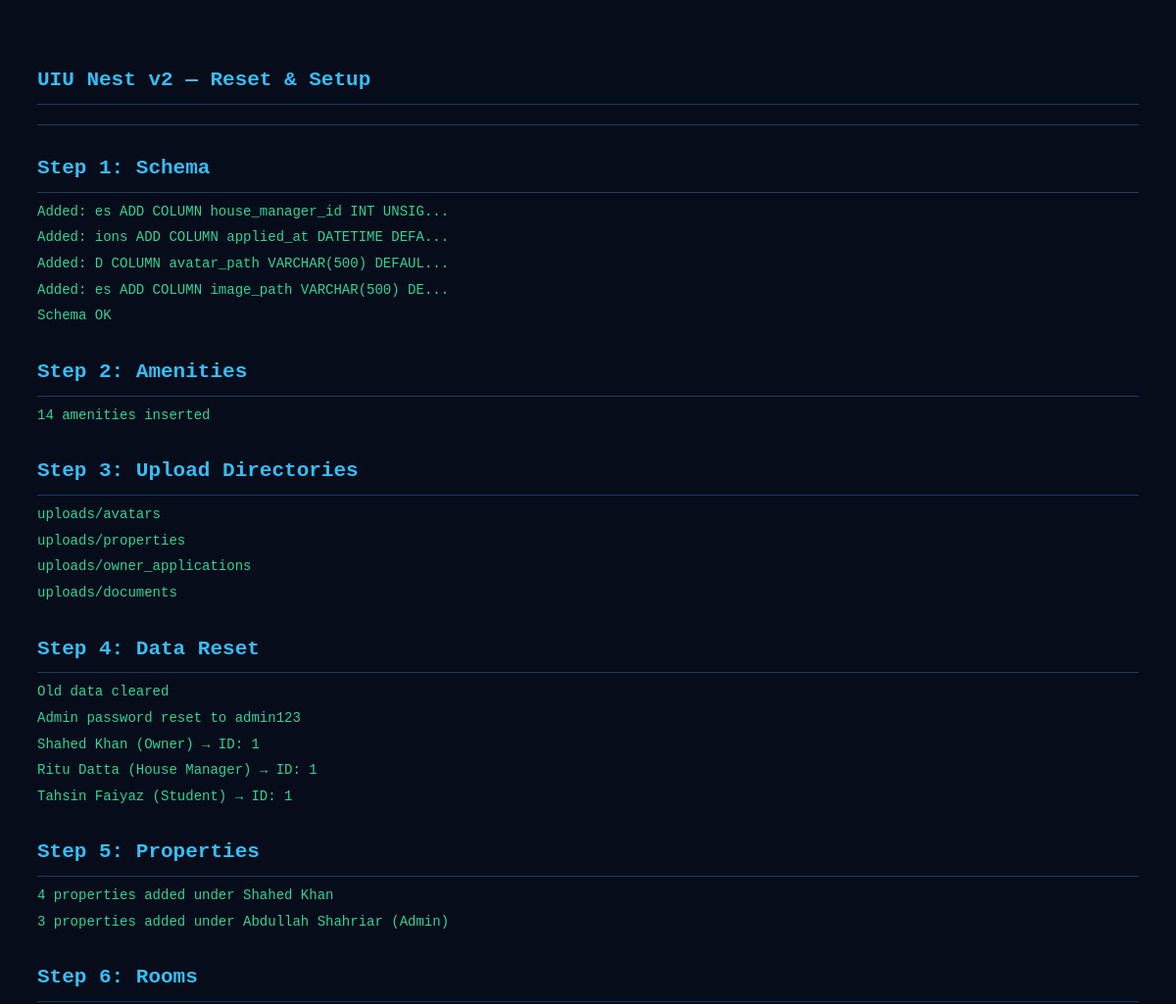
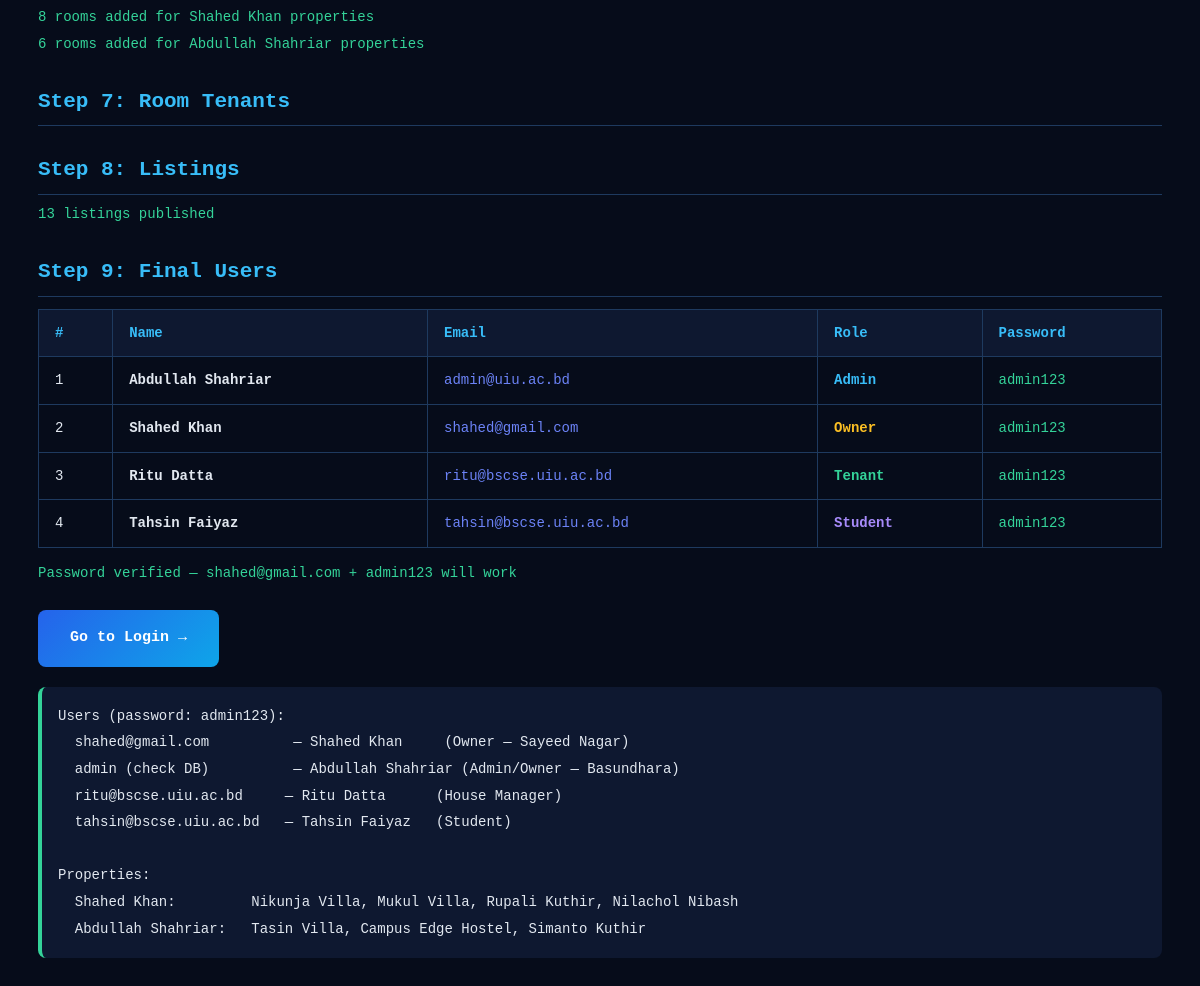
Screenshot of /test_auth.php with the database file from the repository (2 pictures, top to bottom).
### tables this page shows
CREATE TABLE `users` (
  `id`                INT UNSIGNED    NOT NULL AUTO_INCREMENT,
  `full_name`         VARCHAR(120)    NOT NULL,
  `email`             VARCHAR(255)    NOT NULL,
  `password_hash`     VARCHAR(255)    NOT NULL,
  `phone`             VARCHAR(20)     DEFAULT NULL,
  `role`              ENUM('guest','student','tenant','owner','admin') NOT NULL DEFAULT 'student',
  `email_verified_at` DATETIME        DEFAULT NULL,
  `avatar_path`       VARCHAR(500)    DEFAULT NULL,
  `student_id`        VARCHAR(30)     DEFAULT NULL,
  `department`        VARCHAR(100)    DEFAULT NULL,
  `year_of_study`     TINYINT UNSIGNED DEFAULT NULL,
  `gender`            ENUM('male','female','other') DEFAULT NULL,
  `bio`               TEXT            DEFAULT NULL,
  `is_active`         TINYINT(1)      NOT NULL DEFAULT 1,
  `created_at`        DATETIME        NOT NULL DEFAULT CURRENT_TIMESTAMP,
  `updated_at`        DATETIME        NOT NULL DEFAULT CURRENT_TIMESTAMP ON UPDATE CURRENT_TIMESTAMP,
  PRIMARY KEY (`id`),
  UNIQUE KEY `uk_users_email` (`email`),
  INDEX `idx_users_role` (`role`)
);

### test_auth.php (the view, shortened to what this page needs)
<!DOCTYPE html>
<html>
<head>
</head>
<body>
<h2>UIU Nest v2 — Reset & Setup</h2>
<hr>
<?php
$db = getDB();
echo '<h2>Step 1: Schema</h2>';
try {
    $db->exec("CREATE TABLE IF NOT EXISTS `property_images` (
      `id`          INT UNSIGNED NOT NULL AUTO_INCREMENT,
      `property_id` INT UNSIGNED NOT NULL,
      `image_path`  VARCHAR(500) NOT NULL,
      `is_cover`    TINYINT(1)   NOT NULL DEFAULT 0,
      `sort_order`  INT          NOT NULL DEFAULT 0,
      `created_at`  DATETIME     NOT NULL DEFAULT CURRENT_TIMESTAMP,
      PRIMARY KEY (`id`),
      INDEX `idx_propimg_property` (`property_id`),
      CONSTRAINT `fk_propimg_property` FOREIGN KEY (`property_id`)
        REFERENCES `properties` (`id`) ON DELETE CASCADE
    ) ENGINE=InnoDB DEFAULT CHARSET=utf8mb4 COLLATE=utf8mb4_unicode_ci");
    $db->exec("CREATE TABLE IF NOT EXISTS `owner_applications` (
      `id`                    INT UNSIGNED    NOT NULL AUTO_INCREMENT,
      `full_name`             VARCHAR(255)    NOT NULL,
      `email`                 VARCHAR(255)    NOT NULL,
      `phone`                 VARCHAR(20)     NOT NULL,
      `address`               TEXT            NOT NULL,
      `nid_path`              VARCHAR(500)    NOT NULL,
      `electricity_bill_path` VARCHAR(500)    NOT NULL,
      `photo_path`            VARCHAR(500)    NOT NULL,
      `extra_info`            TEXT,
      `status`                ENUM('pending', 'approved', 'rejected') DEFAULT 'pending',
      `created_at`            DATETIME        NOT NULL DEFAULT CURRENT_TIMESTAMP,
      PRIMARY KEY (`id`)
    ) ENGINE=InnoDB DEFAULT CHARSET=utf8mb4 COLLATE=utf8mb4_unicode_ci");
    $db->exec("CREATE TABLE IF NOT EXISTS `complaints` (
      `id`           INT UNSIGNED NOT NULL AUTO_INCREMENT,
      `category`     ENUM('maintenance','noise','safety','management','other') NOT NULL DEFAULT 'other',
      `property_id`  INT UNSIGNED DEFAULT NULL,
      `subject`      VARCHAR(255) NOT NULL,
      `description`  TEXT NOT NULL,
      `submitter_id` INT UNSIGNED DEFAULT NULL,
      `is_anonymous` TINYINT(1) NOT NULL DEFAULT 1,
      `status`       ENUM('open','under_review','resolved','dismissed') NOT NULL DEFAULT 'open',
      `admin_note`   TEXT DEFAULT NULL,
      `created_at`   DATETIME NOT NULL DEFAULT CURRENT_TIMESTAMP,
      `resolved_at`  DATETIME DEFAULT NULL,
      PRIMARY KEY (`id`)
    ) ENGINE=InnoDB DEFAULT CHARSET=utf8mb4 COLLATE=utf8mb4_unicode_ci");
    foreach ([
        "ALTER TABLE properties ADD COLUMN house_manager_id INT UNSIGNED DEFAULT NULL",
        "ALTER TABLE applications ADD COLUMN applied_at DATETIME DEFAULT NULL",
        "ALTER TABLE users ADD COLUMN avatar_path VARCHAR(500) DEFAULT NULL",
        "ALTER TABLE properties ADD COLUMN image_path VARCHAR(500) DEFAULT NULL",
    ] as $sql) {
        try { $db->exec($sql); echo '<span class="ok">Added: ' . substr($sql, 20, 40) . '...</span><br>'; }
        catch (Exception $ex) { echo '<span class="warn">Already exists: ' . substr($sql, 20, 35) . '</span><br>'; }
    }
    echo '<span class="ok">Schema OK</span><br>';
} catch (Exception $e) {
    echo '<span class="err">Schema error: ' . htmlspecialchars($e->getMessage()) . '</span><br>';
}
echo '<h2>Step 2: Amenities</h2>';
try {
    $db->exec("DELETE FROM amenities");
    $db->exec("INSERT INTO amenities (slug, label, icon, sort_order, is_active) VALUES
      ('wifi',          'High-Speed WiFi',   'wifi',           1, 1),
      ('ac',            'Air Conditioning',  'wind',           2, 1),
      ('attached_bath', 'Attached Bathroom', 'shower-head',    3, 1),
      ('shared_bath',   'Shared Bathroom',   'bath',           4, 1),
      ('furnished',     'Fully Furnished',   'sofa',           5, 1),
      ('balcony',       'Private Balcony',   'sun',            6, 1),
      ('parking',       'Parking Space',     'car',            7, 1),
      ('laundry',       'Laundry Access',    'washing-machine',8, 1),
      ('security',      '24/7 Security',     'shield',         9, 1),
      ('cctv',          'CCTV Surveillance', 'camera',         10, 1),
      ('study_room',    'Study Room',        'book-open',      11, 1),
      ('rooftop',       'Rooftop Access',    'building',       12, 1),
      ('generator',     'Backup Generator',  'zap',            13, 1),
      ('lift',          'Elevator/Lift',     'arrow-up',       14, 1)
    ");
    echo '<span class="ok">14 amenities inserted</span><br>';
} catch (Exception $e) {
    echo '<span class="err">Amenities: ' . htmlspecialchars($e->getMessage()) . '</span><br>';
}
echo '<h2>Step 3: Upload Directories</h2>';
foreach ([
    UPLOAD_DIR . '/avatars'            => 'uploads/avatars',
    UPLOAD_DIR . '/properties'         => 'uploads/properties',
    UPLOAD_DIR . '/owner_applications' => 'uploads/owner_applications',
    DOC_UPLOAD_DIR                     => 'uploads/documents',
] as $path => $label) {
    echo '<span class="ok">' . $label . '</span><br>';
}
echo '<h2>Step 4: Data Reset</h2>';
$db->exec('SET FOREIGN_KEY_CHECKS = 0');
$db->exec("DELETE FROM room_tenants");
$db->exec("DELETE FROM listing_requirements");
$db->exec("DELETE FROM listings");
$db->exec("DELETE FROM rooms");
$db->exec("DELETE FROM property_images");
$db->exec("DELETE FROM properties");
$db->exec("DELETE FROM applications");
$db->exec("DELETE FROM saved_listings");
$db->exec("DELETE FROM complaints");
$db->exec("DELETE FROM users WHERE role != 'admin'");
$db->exec("DELETE FROM properties WHERE owner_id NOT IN (SELECT id FROM users)");
$db->exec('SET FOREIGN_KEY_CHECKS = 1');
echo '<span class="ok">Old data cleared</span><br>';
$hash = password_hash('admin123', PASSWORD_BCRYPT, ['cost' => 12]);
$db->prepare("UPDATE users SET password_hash = ?, is_active = 1 WHERE role = 'admin'")->execute([$hash]);
echo '<span class="ok">Admin password reset to admin123</span><br>';
$adminUser = $db->query("SELECT id FROM users WHERE role = 'admin' LIMIT 1")->fetch();
$adminId = $adminUser ? (int)$adminUser['id'] : null;
$db->prepare("INSERT INTO users (full_name, email, password_hash, role, is_active, email_verified_at, phone)
              VALUES ('Shahed Khan', 'shahed@gmail.com', ?, 'owner', 1, NOW(), '+8801711111111')")
   ->execute([$hash]);
$shahedId = (int)$db->lastInsertId();
echo '<span class="ok">Shahed Khan (Owner) → ID: ' . $shahedId . '</span><br>';
$db->prepare("INSERT INTO users (full_name, email, password_hash, role, is_active, email_verified_at, student_id, department, year_of_study, gender)
              VALUES ('Ritu Datta', 'ritu@bscse.uiu.ac.bd', ?, 'tenant', 1, NOW(), '011221050', 'CSE', 4, 'female')")
   ->execute([$hash]);
$rituId = (int)$db->lastInsertId();
echo '<span class="ok">Ritu Datta (House Manager) → ID: ' . $rituId . '</span><br>';
$db->prepare("INSERT INTO users (full_name, email, password_hash, role, is_active, email_verified_at, student_id, department, year_of_study, gender)
              VALUES ('Tahsin Faiyaz', 'tahsin@bscse.uiu.ac.bd', ?, 'student', 1, NOW(), '011221001', 'CSE', 3, 'male')")
   ->execute([$hash]);
$tahsinId = (int)$db->lastInsertId();
echo '<span class="ok">Tahsin Faiyaz (Student) → ID: ' . $tahsinId . '</span><br>';
echo '<h2>Step 5: Properties</h2>';
$db->exec("DELETE FROM allowed_domains");
$db->exec("INSERT INTO allowed_domains (domain) VALUES ('uiu.ac.bd'),('bscse.uiu.ac.bd'),('student.uiu.ac.bd'),('gmail.com')");
$db->prepare("INSERT INTO properties (owner_id, name, address, location_lat, location_lng, description, is_active) VALUES
  (?, 'Nikunja Villa',    'Sayeed Nagar, Badda, Dhaka-1212', 23.7991, 90.4505, 'A premium gated residence in Sayeed Nagar. Features modern amenities and 24/7 security for a safe student life.', 1),
  (?, 'Mukul Villa',      'Sayeed Nagar, Badda, Dhaka-1212', 23.7988, 90.4508, 'Well-maintained family hostel with large rooms and a peaceful environment. Close to public transport.', 1),
  (?, 'Rupali Kuthir',    'Sayeed Nagar, Badda, Dhaka-1212', 23.7985, 90.4512, 'Budget-friendly compact rooms. Ideal for students who prefer a quiet, focused study environment.', 1),
  (?, 'Nilachol Nibash',  'Satarkul Road, Badda, Dhaka-1212', 23.7960, 90.4550, 'Spacious 6-storey building with rooftop access and CCTV coverage throughout the premises.', 1)
")->execute([$shahedId, $shahedId, $shahedId, $shahedId]);
echo '<span class="ok">4 properties added under Shahed Khan</span><br>';
if ($adminId) {
    $db->prepare("INSERT INTO properties (owner_id, name, address, location_lat, location_lng, description, is_active) VALUES
      (?, 'Tasin Villa',        'Block-D, Basundhara R/A, Dhaka-1229', 23.8120, 90.4260, 'Premium villa-style residence in Basundhara. Fully gated with generator backup, CCTV, and covered parking.', 1),
      (?, 'Campus Edge Hostel', 'Block-C, Basundhara R/A, Dhaka-1229', 23.8115, 90.4255, 'Go-to hostel for UIU students. Located minutes from campus with shared study lounges and fast WiFi.', 1),
      (?, 'Simanto Kuthir',     'Block-E, Basundhara R/A, Dhaka-1229', 23.8125, 90.4270, 'Affordable and clean. Ideal for first-year students seeking a secure, friendly hostel environment.', 1)
    ")->execute([$adminId, $adminId, $adminId]);
    echo '<span class="ok">3 properties added under Abdullah Shahriar (Admin)</span><br>';
}
echo '<h2>Step 6: Rooms</h2>';
$shahedProps = $db->query("SELECT id FROM properties WHERE owner_id = $shahedId ORDER BY id ASC")->fetchAll();
[$pNikunja, $pMukul, $pRupali, $pNilachol] = array_column($shahedProps, 'id');
$db->prepare("INSERT INTO rooms (property_id, room_number, capacity, current_occupancy, rent_amount, amenities_json, description) VALUES
  (?, '101', 2, 0, 8000.00, '[\"wifi\",\"ac\",\"attached_bath\",\"furnished\"]',          'Spacious double room, fully AC with attached bath.'),
  (?, '102', 1, 0, 6500.00, '[\"wifi\",\"ac\",\"shared_bath\"]',                          'Cozy single room with fan & shared bath.'),
  (?, 'A1',  2, 1, 7500.00, '[\"wifi\",\"ac\",\"attached_bath\",\"furnished\"]',          'Double room — Ritu Datta currently resides here.'),
  (?, 'A2',  1, 0, 5500.00, '[\"wifi\",\"shared_bath\"]',                                  'Single room, quiet corner of the building.'),
  (?, 'G1',  1, 0, 5000.00, '[\"wifi\",\"shared_bath\"]',                                  'Budget single near entrance.'),
  (?, 'G2',  2, 0, 7000.00, '[\"wifi\",\"ac\",\"shared_bath\"]',                           'Double room with AC.'),
  (?, 'B1',  2, 0, 9000.00, '[\"wifi\",\"ac\",\"attached_bath\",\"furnished\",\"cctv\",\"security\"]', 'Premium double room with full security amenities.'),
  (?, 'B2',  3, 0, 7000.00, '[\"wifi\",\"shared_bath\",\"cctv\"]',                         'Triple-sharing room with CCTV.')
")->execute([$pNikunja, $pNikunja, $pMukul, $pMukul, $pRupali, $pRupali, $pNilachol, $pNilachol]);
echo '<span class="ok">8 rooms added for Shahed Khan properties</span><br>';
if ($adminId) {
    $adminProps = $db->query("SELECT id FROM properties WHERE owner_id = $adminId ORDER BY id ASC")->fetchAll();
    [$pTasin, $pCampusEdge, $pSimanto] = array_column($adminProps, 'id');
    $db->prepare("INSERT INTO rooms (property_id, room_number, capacity, current_occupancy, rent_amount, amenities_json, description) VALUES
      (?, 'T1', 2, 0, 10000.00, '[\"wifi\",\"ac\",\"attached_bath\",\"furnished\",\"parking\",\"generator\"]', 'Premium double room with all facilities.'),
      (?, 'T2', 1, 0,  7500.00, '[\"wifi\",\"ac\",\"shared_bath\",\"furnished\"]',                             'Single room with AC and shared bath.'),
      (?, 'C1', 1, 0,  5500.00, '[\"wifi\",\"shared_bath\",\"study_room\"]',                                   'Single room, study lounge access.'),
      (?, 'C2', 2, 0,  8500.00, '[\"wifi\",\"ac\",\"attached_bath\",\"study_room\"]',                          'Double room with AC and attached bath.'),
      (?, 'S1', 1, 0,  4500.00, '[\"wifi\",\"shared_bath\"]',                                                  'Affordable single room.'),
      (?, 'S2', 2, 0,  6000.00, '[\"wifi\",\"ac\",\"shared_bath\"]',                                           'Double room with AC.')
    ")->execute([$pTasin, $pTasin, $pCampusEdge, $pCampusEdge, $pSimanto, $pSimanto]);
    echo '<span class="ok">6 rooms added for Abdullah Shahriar properties</span><br>';
}
echo '<h2>Step 7: Room Tenants</h2>';
echo '<h2>Step 8: Listings</h2>';
$allRooms = $db->query("SELECT r.id, r.room_number, p.owner_id, p.name AS pname FROM rooms r JOIN properties p ON p.id = r.property_id ORDER BY r.id ASC")->fetchAll();
foreach ($allRooms as $room) {
    $listingTitles = [
        'Nikunja Villa'    => ['101' => 'Double Room at Nikunja Villa — AC & Attached Bath', '102' => 'Single Room at Nikunja Villa'],
        'Mukul Villa'      => ['A2'  => 'Single Room Available at Mukul Villa'],
        'Rupali Kuthir'    => ['G1'  => 'Budget Single Room — Rupali Kuthir', 'G2' => 'Double Room at Rupali Kuthir — AC'],
        'Nilachol Nibash'  => ['B1'  => 'Premium Double Room at Nilachol Nibash', 'B2' => 'Triple Sharing — Nilachol Nibash'],
        'Tasin Villa'      => ['T1'  => 'Premium Double Room — Tasin Villa, Basundhara', 'T2' => 'Single Room at Tasin Villa'],
        'Campus Edge Hostel' => ['C1' => 'Single Room at Campus Edge Hostel', 'C2' => 'Double Room — Campus Edge, AC & Attached Bath'],
        'Simanto Kuthir'   => ['S1'  => 'Budget Single — Simanto Kuthir, Basundhara', 'S2' => 'Double Room at Simanto Kuthir'],
    ];
    $title = $listingTitles[$room['pname']][$room['room_number']] ?? null;
    if ($title) {
        $db->prepare("INSERT INTO listings (room_id, created_by, listing_type, title, description, status, published_at)
                      VALUES (?, ?, 'owner_direct', ?, '', 'published', NOW())")
           ->execute([$room['id'], $room['owner_id'], $title]);
    }
}
$lCount = $db->query("SELECT COUNT(*) FROM listings WHERE status = 'published'")->fetchColumn();
echo '<span class="ok">' . $lCount . ' listings published</span><br>';
echo '<h2>Step 9: Final Users</h2>';
$users = $db->query('SELECT id, full_name, email, role FROM users ORDER BY id')->fetchAll();
echo '<table><tr><th>#</th><th>Name</th><th>Email</th><th>Role</th><th>Password</th></tr>';
foreach ($users as $u) {
    $roleColor = ['admin'=>'#38bdf8','owner'=>'#fbbf24','tenant'=>'#34d399','student'=>'#a78bfa'][$u['role']] ?? '#94a3b8';
    echo '<tr>';
    echo '<td>' . $u['id'] . '</td>';
    echo '<td><strong>' . htmlspecialchars($u['full_name']) . '</strong></td>';
    echo '<td style="color:#6c83f7;">' . htmlspecialchars($u['email']) . '</td>';
    echo '<td><span style="color:' . $roleColor . ';font-weight:600;">' . ucfirst($u['role']) . '</span></td>';
    echo '<td class="ok">admin123</td>';
    echo '</tr>';
}
echo '</table>';
$test = $db->query("SELECT password_hash FROM users WHERE email='shahed@gmail.com'")->fetch();
if ($test && password_verify('admin123', $test['password_hash'])) {
    echo '<span class="ok">Password verified — shahed@gmail.com + admin123 will work</span><br>';
}
?>
<a href="<?= APP_URL ?>/pages/login.php" class="btn">Go to Login &rarr;</a>
<pre>
Users (password: admin123):
  shahed@gmail.com          — Shahed Khan     (Owner — Sayeed Nagar)
  admin (check DB)          — Abdullah Shahriar (Admin/Owner — Basundhara)
  ritu@bscse.uiu.ac.bd     — Ritu Datta      (House Manager)
  tahsin@bscse.uiu.ac.bd   — Tahsin Faiyaz   (Student)
Properties:
  Shahed Khan:         Nikunja Villa, Mukul Villa, Rupali Kuthir, Nilachol Nibash
  Abdullah Shahriar:   Tasin Villa, Campus Edge Hostel, Simanto Kuthir
</pre>
</body>
</html>

### rows the page displays
users: id "1", full_name "Abdullah Shahriar", email "admin@uiu.ac.bd", role "Admin"
users: id "2", full_name "Shahed Khan", email "shahed@gmail.com", role "Owner"
users: id "3", full_name "Ritu Datta", email "ritu@bscse.uiu.ac.bd", role "Tenant"
users: id "4", full_name "Tahsin Faiyaz", email "tahsin@bscse.uiu.ac.bd", role "Student"

### other values shown
substr($sql, 20, 40) "es ADD COLUMN house_manager_id INT UNSIG"
substr($sql, 20, 40) "ions ADD COLUMN applied_at DATETIME DEFA"
substr($sql, 20, 40) "D COLUMN avatar_path VARCHAR(500) DEFAUL"
substr($sql, 20, 40) "es ADD COLUMN image_path VARCHAR(500) DE"
$label "uploads/avatars"
$label "uploads/properties"
$label "uploads/owner_applications"
$label "uploads/documents"
$shahedId "1"
$rituId "1"
$tahsinId "1"
$lCount "13"
